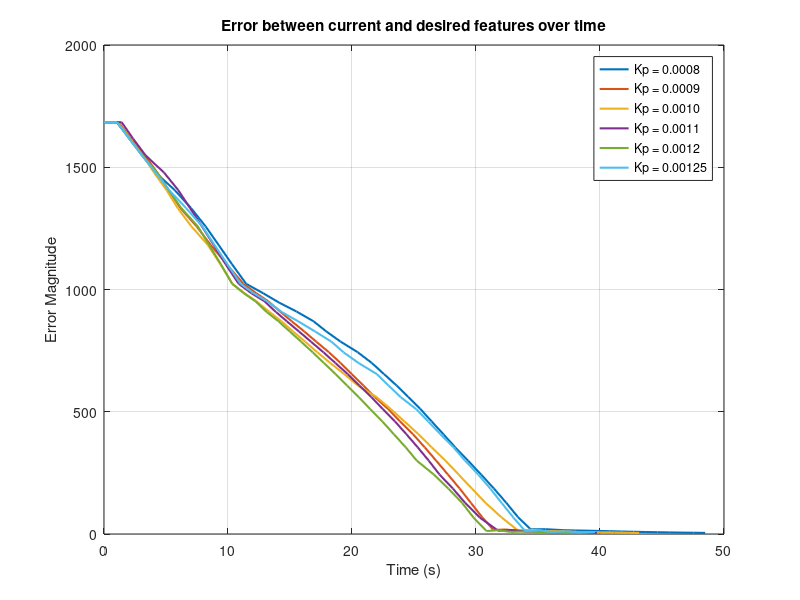
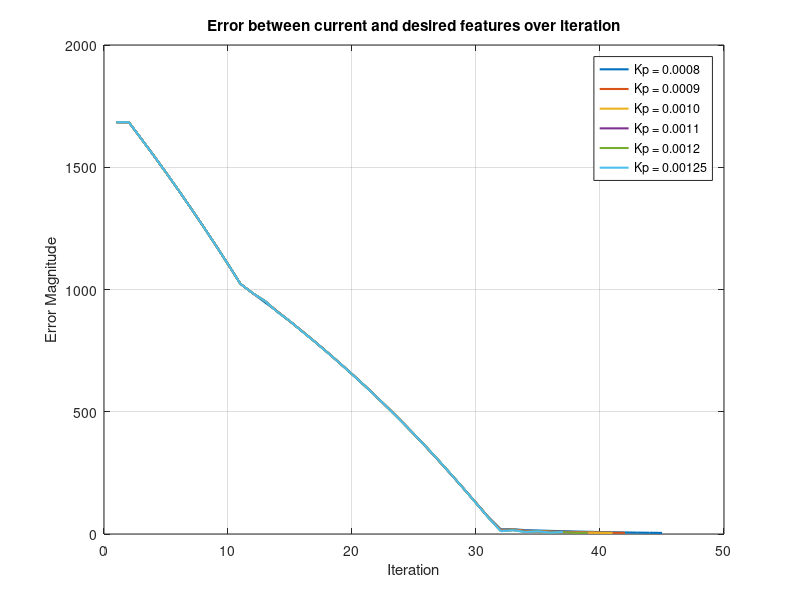
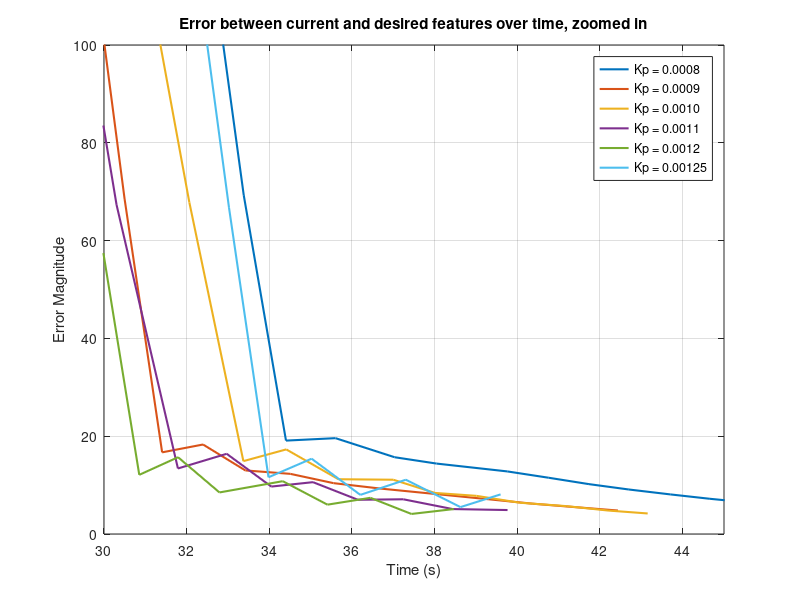
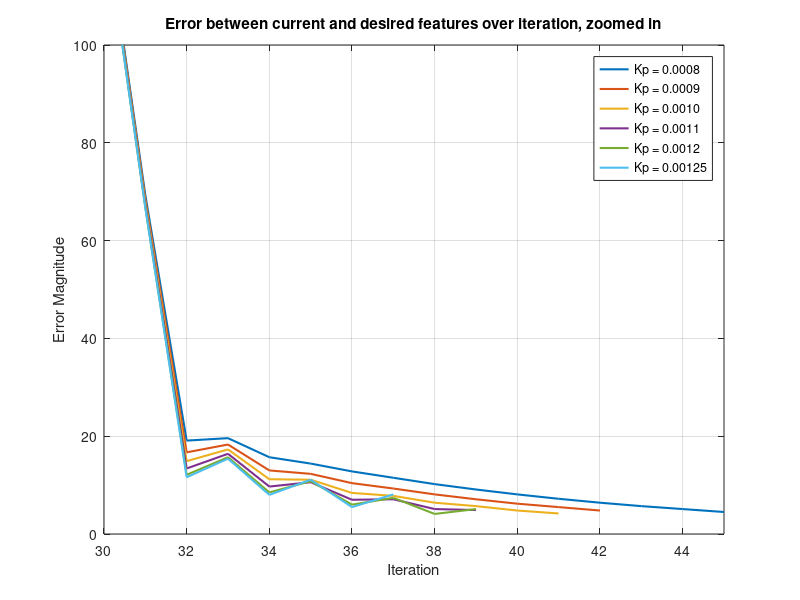

These figures' MATLAB source, in order:
error_over_time_0012 = 1.0e+03*[1.6842
    1.6842
    1.6170
    1.5484
    1.4783
    1.4066
    1.3333
    1.2584
    1.1818
    1.1034
    1.0233
    0.9846
    0.9524
    0.9075
    0.8699
    0.8277
    0.7864
    0.7430
    0.6990
    0.6537
    0.6072
    0.5595
    0.5105
    0.4601
    0.4084
    0.3552
    0.3002
    0.2435
    0.1856
    0.1266
    0.0668
    0.0121
    0.0157
    0.0085
    0.0108
    0.0060
    0.0074
    0.0041
    0.0051];

time_array_0012 =[0.0014
    1.0613
    2.0391
    3.0797
    4.2942
    5.2034
    6.2251
    7.5597
    8.4785
    9.4210
   10.3360
   11.2791
   12.2005
   13.1295
   14.0739
   14.9957
   15.9004
   16.8338
   17.7451
   18.6782
   19.6014
   20.5499
   21.4716
   22.4526
   23.3699
   24.3216
   25.2203
   26.5937
   27.7797
   28.8880
   29.8059
   30.8534
   31.7911
   32.7934
   34.3248
   35.4054
   36.4452
   37.4377
   38.4636];

error_over_time_0011 = 1.0e+03 * [1.6842
    1.6842
    1.6170
    1.5484
    1.4783
    1.4066
    1.3333
    1.2584
    1.1818
    1.1034
    1.0233
    0.9846
    0.9524
    0.9079
    0.8697
    0.8281
    0.7864
    0.7433
    0.6991
    0.6538
    0.6074
    0.5596
    0.5106
    0.4603
    0.4085
    0.3553
    0.3000
    0.2435
    0.1856
    0.1269
    0.0673
    0.0134
    0.0164
    0.0097
    0.0106
    0.0070
    0.0071
    0.0051
    0.0049];

time_array_0011 = [0.0017
    1.4215
    2.3438
    3.3525
    4.8387
    5.9842
    6.9325
    7.8991
    8.8554
    9.8089
   10.8642
   11.8924
   12.9266
   13.8701
   14.7492
   15.7275
   16.6958
   17.6943
   18.6656
   19.6573
   20.5959
   21.5603
   22.4975
   23.4679
   24.3794
   25.2873
   26.1875
   27.0536
   28.1390
   29.1325
   30.3041
   31.7887
   32.9683
   34.0469
   35.0561
   36.1426
   37.2407
   38.4344
   39.7630];

error_over_time_001 = 1.0e+03 * [1.6842
    1.6842
    1.6170
    1.5484
    1.4783
    1.4066
    1.3333
    1.2584
    1.1818
    1.1034
    1.0233
    0.9846
    0.9524
    0.9086
    0.8696
    0.8284
    0.7865
    0.7434
    0.6993
    0.6540
    0.6075
    0.5598
    0.5108
    0.4605
    0.4087
    0.3550
    0.2998
    0.2433
    0.1857
    0.1271
    0.0678
    0.0149
    0.0173
    0.0112
    0.0111
    0.0084
    0.0078
    0.0064
    0.0057
    0.0048
    0.0042
];

time_array_001 = [0.0019
    1.1013
    2.1046
    3.1244
    4.0333
    5.0456
    5.9383
    7.0434
    8.3794
    9.3863
   10.3567
   11.3358
   12.2640
   13.3331
   14.3210
   15.2404
   16.2256
   17.1995
   18.2512
   19.3767
   20.4654
   21.9830
   23.1312
   24.2262
   25.3442
   26.4114
   27.5434
   28.5967
   29.6692
   30.7754
   32.0650
   33.3719
   34.4093
   35.6718
   36.9990
   38.0070
   39.0123
   40.0531
   41.1851
   42.1963
   43.1536];

error_over_time_00125 = 1.0e+03 * [1.6842
    1.6842
    1.6170
    1.5484
    1.4783
    1.4066
    1.3333
    1.2584
    1.1818
    1.1034
    1.0233
    0.9846
    0.9524
    0.9075
    0.8701
    0.8275
    0.7864
    0.7429
    0.6990
    0.6536
    0.6072
    0.5594
    0.5104
    0.4601
    0.4083
    0.3551
    0.3003
    0.2435
    0.1856
    0.1265
    0.0667
    0.0116
    0.0154
    0.0080
    0.0111
    0.0055
    0.0081];

time_array_00125 = [0.0019
    1.0538
    2.0360
    3.0584
    4.1635
    5.2540
    6.6115
    7.9213
    8.9170
    9.9461
   11.0147
   12.0708
   13.1420
   14.3488
   15.6528
   17.0495
   18.3462
   19.3197
   20.5393
   22.0171
   22.9438
   23.9342
   25.1863
   26.1519
   27.1145
   28.1715
   29.1116
   30.1740
   31.1557
   32.0777
   33.0247
   33.9797
   35.0227
   36.2009
   37.3023
   38.6238
   39.5949];

error_over_time_0009 = 1.0e+03 * [1.6842
    1.6842
    1.6170
    1.5484
    1.4783
    1.4066
    1.3333
    1.2584
    1.1818
    1.1034
    1.0233
    0.9846
    0.9513
    0.9094
    0.8696
    0.8287
    0.7867
    0.7437
    0.6995
    0.6542
    0.6077
    0.5600
    0.5110
    0.4607
    0.4084
    0.3546
    0.2995
    0.2432
    0.1858
    0.1275
    0.0685
    0.0167
    0.0183
    0.0130
    0.0123
    0.0104
    0.0093
    0.0081
    0.0071
    0.0062
    0.0055
    0.0048];

time_array_0009 = [0.0015
    1.1773
    2.1501
    3.2855
    4.2871
    5.2203
    6.1522
    7.4676
    8.6106
    9.8861
   11.2429
   12.2822
   13.2532
   14.2172
   15.1495
   16.1427
   17.1124
   18.1323
   19.0722
   19.9768
   20.9156
   21.8447
   22.9200
   23.8721
   24.9141
   25.8645
   26.7950
   27.7358
   28.6854
   29.5867
   30.4984
   31.4065
   32.3963
   33.4201
   34.5078
   35.5530
   36.6765
   38.1133
   39.3101
   40.3688
   41.3893
   42.4332];

error_over_time_0008 = 1.0e+03 * [1.6842
    1.6842
    1.6170
    1.5484
    1.4783
    1.4066
    1.3333
    1.2584
    1.1818
    1.1034
    1.0233
    0.9846
    0.9465
    0.9097
    0.8699
    0.8289
    0.7870
    0.7439
    0.6998
    0.6545
    0.6080
    0.5603
    0.5112
    0.4602
    0.4078
    0.3540
    0.2990
    0.2430
    0.1859
    0.1280
    0.0693
    0.0191
    0.0196
    0.0157
    0.0144
    0.0128
    0.0115
    0.0102
    0.0091
    0.0081
    0.0072
    0.0064
    0.0057
    0.0051
    0.0045];

time_array_0008 = [0.0013
    1.0222
    2.0687
    3.0883
    4.1657
    5.6961
    7.0151
    8.1894
    9.2478
   10.3196
   11.4638
   12.8393
   14.1178
   15.5324
   16.9019
   17.9172
   19.0722
   20.4477
   21.5897
   22.5701
   23.5842
   24.5354
   25.5129
   26.4268
   27.3738
   28.3308
   29.3734
   30.4133
   31.4444
   32.4334
   33.3805
   34.4031
   35.6004
   37.0309
   38.0472
   39.7556
   40.7609
   41.7315
   42.6984
   43.6981
   44.6588
   45.6333
   46.5325
   47.5557
   48.4781];

error_over_time_0013 = 1.0e+03 * [1.6842
    1.6842
    1.6170
    1.5484
    1.4783
    1.4783
    1.4066
    1.3333
    1.2584
    1.1818
    1.1034
    1.0233
    0.9846
    0.9524
    0.9075
    0.8704
    0.8272
    0.7866
    0.7427
    0.6991
    0.6534
    0.6072
    0.5593
    0.5104
    0.4600
    0.4083
    0.3550
    0.3004
    0.2435
    0.1856
    0.1263
    0.0665
    0.0110
    0.0151
    0.0075
    0.0116
    0.0050
    0.0092
    0.0047
    0.0076
    0.0045
    0.0065
    0.0044
    0.0058
    0.0044
    0.0053
    0.0044
    0.0050
    0.0044
    0.0048
    0.0043
    0.0047
    0.0043
    0.0046
    0.0043
    0.0045
    0.0043
    0.0045
    0.0043
    0.0044];

time_array_0013 = [0.0016
    1.4757
    2.5999
    3.6897
    6.1411
    7.9314
    9.1713
   10.6066
   12.1302
   13.1887
   14.1802
   15.2196
   16.3478
   17.3432
   18.3610
   19.3363
   20.3842
   21.4095
   22.4383
   23.5346
   24.8390
   25.9094
   27.0204
   28.1231
   29.2737
   30.3496
   31.4366
   32.5551
   33.7558
   34.9754
   36.6610
   37.8877
   39.2012
   40.4411
   41.6186
   42.7150
   44.1082
   45.3798
   46.9895
   48.0893
   49.4121
   50.9163
   52.1619
   53.2756
   54.3573
   55.4052
   56.5205
   57.6123
   58.7508
   59.8205
   60.8547
   61.8769
   62.8671
   63.8988
   65.0367
   66.3076
   67.7730
   68.8120
   70.4515
   71.6003];

error_over_time_0014 = 1.0e+03 * [1.6842
    1.6842
    1.6170
    1.5484
    1.4783
    1.4066
    1.3333
    1.2584
    1.1818
    1.1034
    1.0233
    0.9846
    0.9524
    0.9075
    0.8710
    0.8266
    0.7871
    0.7421
    0.6994
    0.6529
    0.6074
    0.5589
    0.5106
    0.4596
    0.4084
    0.3547
    0.3005
    0.2434
    0.1858
    0.1260
    0.0664
    0.0099
    0.0149
    0.0064
    0.0135
    0.0081
    0.0136
    0.0105
    0.0153
    0.0138
    0.0184
    0.0182
    0.0232
    0.0247
    0.0300
    0.0333
    0.0324
    0.0340
    0.0330
    0.0350
    0.0340
    0.0361
    0.0353
    0.0377
    0.0370
    0.0397
    0.0393
    0.0424
    0.0424
    0.0460];

time_array_0014 = [0.0014
    1.1692
    2.3396
    3.4404
    4.7267
    6.3757
    7.3899
    8.9675
   10.0679
   11.1239
   12.1976
   13.2993
   14.4611
   15.5084
   16.7407
   17.8359
   18.9329
   20.0857
   21.2176
   22.4132
   23.5294
   24.6629
   25.7715
   26.8758
   27.9622
   29.0584
   30.1133
   31.2337
   32.4163
   33.7019
   35.3638
   36.5788
   37.7651
   38.9077
   40.0282
   41.3578
   42.6046
   43.8472
   45.2507
   46.7751
   48.1595
   49.6033
   50.6680
   51.7929
   52.9640
   54.0591
   55.1530
   56.2901
   57.4130
   58.7086
   59.9092
   61.0927
   62.2728
   63.4587
   65.2451
   67.2557
   68.9218
   70.2898
   71.3442
   72.4274];

error_over_time_0015 = 1.0e+03 * [1.6842
    1.6842
    1.6170
    1.5484
    1.4783
    1.4066
    1.3333
    1.2584
    1.1818
    1.1034
    1.0233
    0.9846
    0.9524
    0.9075
    0.8718
    0.8266
    0.7880
    0.7416
    0.7004
    0.6521
    0.6085
    0.5579
    0.5118
    0.4586
    0.4098
    0.3536
    0.3023
    0.2426
    0.1884
    0.1254
    0.0701
    0.0089
    0.0207
    0.0101
    0.0257
    0.0228
    0.0375
    0.0420
    0.0595
    0.0631
    0.0596
    0.0632
    0.0597
    0.0632
    0.0597
    0.0633
    0.0597
    0.0633
    0.0597
    0.0633
    0.0597
    0.0633
    0.0598
    0.0633
    0.0598
    0.0633
    0.0598
    0.0633
    0.0598
    0.0633];

time_array_0015 = [0.0014
    1.0851
    2.2013
    3.3432
    4.5826
    5.7169
    6.7913
    7.9354
    9.4496
   10.4847
   11.7122
   13.1077
   14.2039
   15.2810
   16.3376
   17.4539
   18.4919
   19.5340
   20.5630
   21.5658
   22.5780
   23.6288
   24.5969
   25.6717
   26.7725
   27.8708
   28.9443
   30.0274
   31.1231
   32.1772
   33.2759
   34.3465
   35.5239
   36.5990
   37.6458
   39.3804
   40.5184
   41.9120
   43.1745
   44.3492
   45.4480
   46.5882
   47.8082
   49.0666
   50.5808
   51.9090
   53.2505
   54.9391
   56.0173
   57.2244
   58.3988
   59.5113
   60.5701
   61.5679
   62.5743
   63.5764
   64.6276
   65.6491
   66.6443
   67.8651];

error_over_time_002 = 1.0e+03 * [1.6842
    1.6842
    1.6170
    1.5484
    1.4783
    1.4066
    1.3333
    1.2584
    1.1818
    1.1034
    1.0233
    0.9846
    0.9524
    0.9075
    0.8783
    0.8266
    0.8069
    0.7416
    0.7250
    0.6521
    0.6388
    0.5579
    0.5407
    0.4586
    0.4446
    0.3536
    0.3301
    0.2449
    0.2221
    0.1324
    0.1047
    0.0188
    0.0511
    0.0323
    0.0730
    0.0493
    0.0733
    0.0494
    0.0734
    0.0495
    0.0730
    0.0500
    0.0730
    0.0500
    0.0730
    0.0500
    0.0731
    0.0500
    0.0731
    0.0500
    0.0731
    0.0500
    0.0731
    0.0500
    0.0731
    0.0500
    0.0731
    0.0500
    0.0731
    0.0500];

time_array_002 = [0.0038
    0.9155
    1.5239
    2.1476
    2.7666
    3.4235
    4.0661
    4.7230
    5.4105
    5.9837
    6.5756
    7.2173
    7.8522
    8.4635
    9.1003
    9.6527
   10.2084
   10.7736
   11.3785
   11.9861
   12.6347
   13.3572
   14.0287
   14.6546
   15.3260
   15.8974
   16.5525
   17.1566
   18.3329
   19.0056
   19.7599
   20.6305
   21.2695
   21.9199
   22.6574
   23.6260
   24.9767
   25.6995
   26.2971
   26.9275
   27.5218
   28.1131
   28.7446
   29.4051
   29.9856
   30.5964
   31.2595
   31.9078
   32.5227
   33.1784
   33.8346
   34.4690
   35.1245
   35.7532
   36.3681
   37.0826
   37.7002
   38.2634
   38.8685
   39.4437];

error_over_time_0015 = 1.0e+03 * [1.6842
    1.6842
    1.6170
    1.5484
    1.4783
    1.4066
    1.3333
    1.2584
    1.1818
    1.1034
    1.0233
    0.9846
    0.9524
    0.9075
    0.8718
    0.8266
    0.7880
    0.7416
    0.7004
    0.6521
    0.6085
    0.5579
    0.5118
    0.4586
    0.4098
    0.3536
    0.3023
    0.2426
    0.1884
    0.1254
    0.0701
    0.0089
    0.0207
    0.0101
    0.0257
    0.0228
    0.0375
    0.0420
    0.0595
    0.0631
    0.0596
    0.0632
    0.0597
    0.0632
    0.0597
    0.0633
    0.0597
    0.0633
    0.0597
    0.0633
    0.0597
    0.0633
    0.0598
    0.0633
    0.0598
    0.0633
    0.0598
    0.0633
    0.0598
    0.0633];

time_array_002 = [0.0016
    0.8392
    1.3352
    1.8878
    2.5054
    3.0900
    3.7433
    4.3197
    4.9683
    5.5465
    6.1340
    6.7660
    7.3620
    7.9195
    8.5305
    9.1534
    9.8393
   10.6915
   11.4932
   12.0342
   12.6298
   13.1983
   13.9806
   14.7334
   15.3116
   15.9230
   16.4837
   17.0502
   17.6330
   18.1871
   18.7984
   19.3475
   19.9417
   20.5032
   21.0457
   21.6988
   22.3038
   22.9466
   23.5494
   24.1075
   24.6926
   25.2324
   25.8201
   26.4171
   26.9770
   27.5664
   28.1448
   28.7484
   29.3360
   29.9327
   30.6759
   31.2785
   31.8643
   32.4412
   32.9897
   33.6227
   34.4620
   35.4163
   36.4805
   37.4204];

iterations_0008=[];
for i=1:(length(error_over_time_0008))
    iterations_0008 = [iterations_0008,i];
end

iterations_0009=[];
for i=1:(length(error_over_time_0009))
    iterations_0009 = [iterations_0009,i];
end

iterations_001=[];
for i=1:(length(error_over_time_001))
    iterations_001 = [iterations_001,i];
end

iterations_0011=[];
for i=1:(length(error_over_time_0011))
    iterations_0011 = [iterations_0011,i];
end

iterations_0012=[];
for i=1:(length(error_over_time_0012))
    iterations_0012 = [iterations_0012,i];
end

iterations_00125=[];
for i=1:(length(error_over_time_00125))
    iterations_00125 = [iterations_00125,i];
end

iterations_0013=[];
for i=1:(length(error_over_time_0013))
    iterations_0013 = [iterations_0013,i];
end

iterations_0014=[];
for i=1:(length(error_over_time_0014))
    iterations_0014 = [iterations_0014,i];
end

iterations_0015=[];
for i=1:(length(error_over_time_0015))
    iterations_0015 = [iterations_0015,i];
end

iterations_002=[];
for i=1:(length(error_over_time_002))
    iterations_002 = [iterations_002,i];
end

error_over_time_003 = 1.0e+03 * [1.6842
    1.6842
    1.6170
    1.5484
    1.4783
    1.4066
    1.3333
    1.2584
    1.1818
    1.1034
    1.0233
    0.9846
    0.9524
    0.9075
    0.9043
    0.8266
    0.8141
    0.7416
    0.7324
    0.6521
    0.6464
    0.5579
    0.5406
    0.4586
    0.4445
    0.3536
    0.3429
    0.2426
    0.2235
    0.1314
    0.1088
    0.0141
    0.0577
    0.0388
    0.0822
    0.0407
    0.0823
    0.0407
    0.0823
    0.0407
    0.0824
    0.0407
    0.0824
    0.0407
    0.0824
    0.0407
    0.0824
    0.0407
    0.0824
    0.0407];

time_array_003 = [0.0018
    0.6663
    1.0897
    1.5773
    2.0305
    2.4770
    2.9215
    3.4134
    3.8670
    4.3032
    4.7444
    5.1874
    5.6620
    6.1188
    6.5742
    7.0453
    7.5131
    7.9476
    8.4363
    8.8889
    9.3310
    9.7763
   10.3034
   10.8251
   11.2529
   11.7080
   12.1891
   12.6879
   13.1986
   13.6902
   14.1725
   14.8079
   15.3333
   15.9698
   16.5967
   17.1256
   17.6697
   18.2559
   18.7769
   19.2248
   19.6890
   20.1476
   20.5986
   21.0608
   21.5392
   22.0116
   22.4493
   22.8992
   23.3568
   23.8037];

error_over_time_004 = 1.0e+03 * [1.6842
    1.6842
    1.6170
    1.5484
    1.4783
    1.4066
    1.3333
    1.2584
    1.1818
    1.1034
    1.0233
    0.9846
    0.9524
    0.9075
    0.8982
    0.8266
    0.8207
    0.7416
    0.7392
    0.6521
    0.6390
    0.5579
    0.5482
    0.4586
    0.4523
    0.3536
    0.3376
    0.2426
    0.2299
    0.1249
    0.1156
    0.0069
    0.0442
    0.0607
    0.0623
    0.0608
    0.0623
    0.0608
    0.0623
    0.0608
    0.0623
    0.0608
    0.0623
    0.0608
    0.0623
    0.0608
    0.0623
    0.0608
    0.0623
    0.0608];

time_array_004 = [0.0020
    0.6337
    1.1912
    1.8065
    2.3970
    2.9846
    3.5213
    4.0220
    4.6182
    5.1741
    5.7047
    6.2567
    6.8341
    7.4572
    8.0132
    8.5261
    9.0478
    9.7164
   10.2448
   10.7071
   11.1942
   11.6500
   12.1227
   12.5861
   13.0548
   13.5055
   14.0046
   14.4393
   14.9139
   15.3635
   15.8323
   16.2968
   16.7429
   17.2415
   17.7173
   18.2223
   18.7234
   19.1954
   19.6866
   20.1788
   20.7031
   21.1437
   21.6314
   22.1759
   22.7020
   23.4281
   24.1593
   24.9076
   25.6771
   26.2330];

error_over_time_001_again = 1.0e+03 * [1.6842
    1.6842
    1.6170
    1.5484
    1.4783
    1.4066
    1.3333
    1.2584
    1.1818
    1.1034
    1.0233
    0.9846
    0.9524
    0.9086
    0.8696
    0.8284
    0.7865
    0.7434
    0.6993
    0.6540
    0.6075
    0.5598
    0.5108
    0.4605
    0.4087
    0.3550
    0.2998
    0.2433
    0.1857
    0.1271
    0.0678
    0.0149
    0.0173
    0.0112
    0.0111
    0.0084
    0.0078
    0.0064
    0.0057
    0.0048
    0.0042];

time_array_001_again = [0.0016
    0.5691
    1.0007
    1.4815
    1.9792
    2.4266
    2.9087
    3.3723
    3.9113
    4.4322
    4.9014
    5.3549
    5.8419
    6.3439
    6.8447
    7.2879
    7.7799
    8.2800
    8.7563
    9.2298
    9.6976
   10.2003
   10.6552
   11.1259
   11.5741
   12.0228
   12.5508
   13.0385
   13.5108
   13.9552
   14.4177
   14.9201
   15.3886
   15.8545
   16.3134
   16.7799
   17.2442
   17.6940
   18.1537
   18.5937
   19.0707];

set(0, 'defaultFigureColor', [1 1 1]);

figure(1);
plot(time_array_0008, error_over_time_0008, 'LineWidth', 1.5);
hold on;
plot(time_array_0009, error_over_time_0009, 'LineWidth', 1.5);
plot(time_array_001, error_over_time_001, 'LineWidth', 1.5);
plot(time_array_0011, error_over_time_0011, 'LineWidth', 1.5);
plot(time_array_0012, error_over_time_0012, 'LineWidth', 1.5);
plot(time_array_00125, error_over_time_00125, 'LineWidth', 1.5);
%plot(time_array_0013, error_over_time_0013, 'LineWidth', 1.5);
%plot(time_array_0014, error_over_time_0014, 'LineWidth', 1.5);
%plot(time_array_0015, error_over_time_0015, 'LineWidth', 1.5);
%plot(time_array_002, error_over_time_002, 'LineWidth', 1.5);
hold off;
xlabel('Time (s)');
ylabel('Error Magnitude');
title('Error between current and desired features over time');
legend('Kp = 0.0008', 'Kp = 0.0009', 'Kp = 0.0010', 'Kp = 0.0011', 'Kp = 0.0012','Kp = 0.00125','Kp = 0.0013','Kp = 0.0014','Kp = 0.0015');
grid on;



figure(2);
plot(iterations_0008, error_over_time_0008, 'LineWidth', 1.5);
hold on;
plot(iterations_0009, error_over_time_0009, 'LineWidth', 1.5);
plot(iterations_001, error_over_time_001, 'LineWidth', 1.5);
plot(iterations_0011, error_over_time_0011, 'LineWidth', 1.5);
plot(iterations_0012, error_over_time_0012, 'LineWidth', 1.5);
plot(iterations_00125, error_over_time_00125, 'LineWidth', 1.5);
%plot(iterations_0013, error_over_time_0013, 'LineWidth', 1.5);
%plot(iterations_0014, error_over_time_0014, 'LineWidth', 1.5);
%plot(iterations_0015, error_over_time_0015, 'LineWidth', 1.5);
%plot(iterations_002, error_over_time_002, 'LineWidth', 1.5);
hold off;
xlabel('Iteration');
ylabel('Error Magnitude');
title('Error between current and desired features over iteration');
legend('Kp = 0.0008', 'Kp = 0.0009', 'Kp = 0.0010', 'Kp = 0.0011', 'Kp = 0.0012','Kp = 0.00125');
grid on;

figure(3);
plot(time_array_0008, error_over_time_0008, 'LineWidth', 1.5);
hold on;
plot(time_array_0009, error_over_time_0009, 'LineWidth', 1.5);
plot(time_array_001, error_over_time_001, 'LineWidth', 1.5);
plot(time_array_0011, error_over_time_0011, 'LineWidth', 1.5);
plot(time_array_0012, error_over_time_0012, 'LineWidth', 1.5);
plot(time_array_00125, error_over_time_00125, 'LineWidth', 1.5);
%plot(time_array_0013, error_over_time_0013, 'LineWidth', 1.5);
%plot(time_array_0014, error_over_time_0014, 'LineWidth', 1.5);
%plot(time_array_0015, error_over_time_0015, 'LineWidth', 1.5);
%plot(time_array_002, error_over_time_002, 'LineWidth', 1.5);
hold off;
xlabel('Time (s)');
ylabel('Error Magnitude');
title('Error between current and desired features over time, zoomed in');
legend('Kp = 0.0008', 'Kp = 0.0009', 'Kp = 0.0010', 'Kp = 0.0011', 'Kp = 0.0012','Kp = 0.00125','Kp = 0.0013','Kp = 0.0014','Kp = 0.0015');
grid on;
xlim([30 45]);
ylim([0 100]);


figure(4);
plot(iterations_0008, error_over_time_0008, 'LineWidth', 1.5);
hold on;
plot(iterations_0009, error_over_time_0009, 'LineWidth', 1.5);
plot(iterations_001, error_over_time_001, 'LineWidth', 1.5);
plot(iterations_0011, error_over_time_0011, 'LineWidth', 1.5);
plot(iterations_0012, error_over_time_0012, 'LineWidth', 1.5);
plot(iterations_00125, error_over_time_00125, 'LineWidth', 1.5);
%plot(iterations_0013, error_over_time_0013, 'LineWidth', 1.5);
%plot(iterations_0014, error_over_time_0014, 'LineWidth', 1.5);
%plot(iterations_0015, error_over_time_0015, 'LineWidth', 1.5);
%plot(iterations_002, error_over_time_002, 'LineWidth', 1.5);
hold off;
xlabel('Iteration');
ylabel('Error Magnitude');
title('Error between current and desired features over iteration, zoomed in');
legend('Kp = 0.0008', 'Kp = 0.0009', 'Kp = 0.0010', 'Kp = 0.0011', 'Kp = 0.0012','Kp = 0.00125');
grid on;
xlim([30 45]);
ylim([0 100]);

figure(5);
plot(time_array_001_again, error_over_time_001_again, 'LineWidth', 1.5);
hold on;
plot(time_array_002, error_over_time_002, 'LineWidth', 1.5);
plot(time_array_003, error_over_time_003, 'LineWidth', 1.5);
plot(time_array_004, error_over_time_004, 'LineWidth', 1.5);
hold off;
xlabel('Time (s)');
ylabel('Error Magnitude');
title('Error between current and desired features');
legend('Kp = 0.001', 'Kp = 0.002', 'Kp = 0.003', 'Kp = 0.004');
grid on;

figure(6);
plot(error_over_time_001_again, 'LineWidth', 1.5);
hold on;
plot(error_over_time_002, 'LineWidth', 1.5);
plot(error_over_time_003, 'LineWidth', 1.5);
plot(error_over_time_004, 'LineWidth', 1.5);
hold off;
xlabel('Iteration');
ylabel('Error Magnitude');
title('Error between current and desired features over iteration');
legend('Kp = 0.001', 'Kp = 0.002', 'Kp = 0.003', 'Kp = 0.004');
grid on;
xlim([30 45]);
ylim([0 100]);

